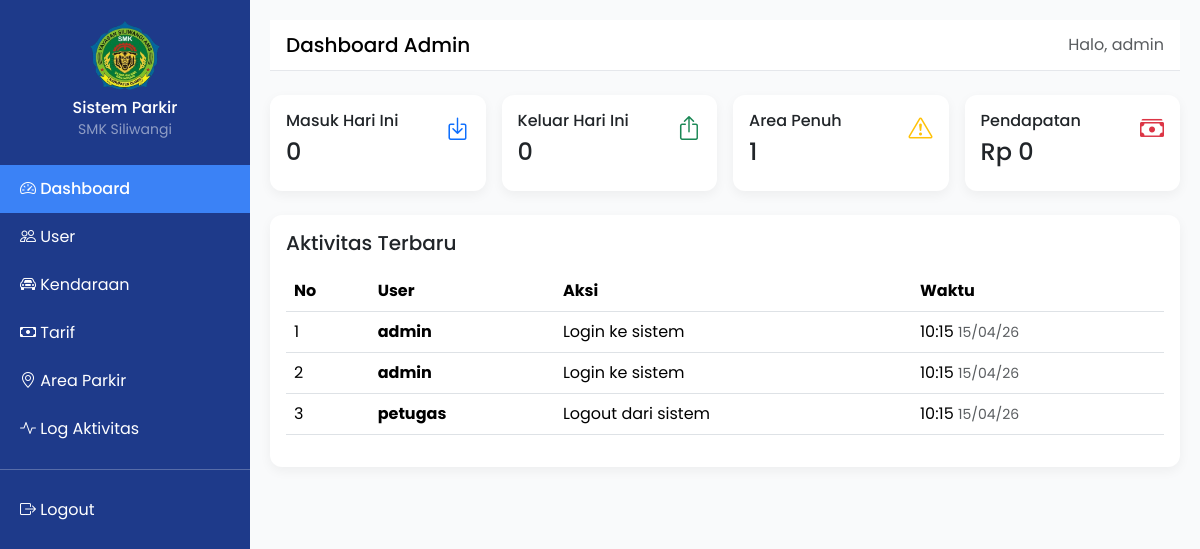
The page /parkir/dashboard/admin.php (signed in) on the database its author committed.
### tables this page shows
CREATE TABLE `tb_log_aktivitas` (
  `id_log` int(11) NOT NULL,
  `id_user` int(11) DEFAULT NULL,
  `aktivitas` varchar(100) DEFAULT NULL,
  `waktu_aktivitas` datetime DEFAULT NULL
);

CREATE TABLE `tb_user` (
  `id_user` int(11) NOT NULL,
  `nama_lengkap` varchar(50) DEFAULT NULL,
  `username` varchar(50) DEFAULT NULL,
  `password` varchar(100) DEFAULT NULL,
  `role` enum('admin','petugas','owner') DEFAULT NULL,
  `status_aktif` tinyint(1) DEFAULT NULL
);

### parkir/dashboard/admin.php (the view, shortened to what this page needs)
<?php
include "../config/koneksi.php";
$q1 = mysqli_query($conn, "
    SELECT COUNT(*) as total
    FROM tb_transaksi
    WHERE DATE(waktu_masuk) = CURDATE()
");
$masuk = mysqli_fetch_assoc($q1)['total'] ?? 0;
$q2 = mysqli_query($conn, "
    SELECT COUNT(*) as total
    FROM tb_transaksi
    WHERE status='keluar' AND DATE(waktu_keluar) = CURDATE()
");
$keluar = mysqli_fetch_assoc($q2)['total'] ?? 0;
$q3 = mysqli_query($conn, "SELECT COUNT(*) as total FROM tb_area_parkir WHERE terisi >= kapasitas");
$area_penuh = mysqli_fetch_assoc($q3)['total'] ?? 0;
$q4 = mysqli_query($conn, "
    SELECT SUM(biaya_total) as total
    FROM tb_transaksi
    WHERE status='keluar' AND DATE(waktu_keluar) = CURDATE()
");
$pendapatan = mysqli_fetch_assoc($q4)['total'] ?? 0;
$log = mysqli_query($conn, "
    SELECT l.*, u.username
    FROM tb_log_aktivitas l
    JOIN tb_user u ON l.id_user = u.id_user
    ORDER BY l.waktu_aktivitas DESC
    LIMIT 5
");
?>
<!DOCTYPE html>
<html lang="id">
<head>
    <link href="https://cdn.jsdelivr.net/npm/bootstrap@5.3.2/dist/css/bootstrap.min.css" rel="stylesheet">
    <link href="https://cdn.jsdelivr.net/npm/bootstrap-icons@1.11.1/font/bootstrap-icons.css" rel="stylesheet">
</head>
<body>
<div class="sidebar">
    <div class="text-center mb-4">
    <img src="../assets/img/logo.png"
         alt="Logo Sekolah"
         style="width:70px; height:auto;">
    <h6 class="text-white mt-2 mb-0">Sistem Parkir</h6>
    <small class="text-white-50">SMK Siliwangi</small>
</div>
    <a href="#" class="active"><i class="bi bi-speedometer2"></i> Dashboard</a>
    <a href="../crud/user.php"><i class="bi bi-people"></i> User</a>
    <a href="../crud/kendaraan.php"><i class="bi bi-car-front"></i> Kendaraan</a>
    <a href="../crud/tarif.php"><i class="bi bi-cash"></i> Tarif</a>
    <a href="../crud/area.php"><i class="bi bi-geo-alt"></i> Area Parkir</a>
    <a href="../log/log.php"><i class="bi bi-activity"></i> Log Aktivitas</a>
    <hr class="text-white">
    <a href="../auth/logout.php"><i class="bi bi-box-arrow-right"></i> Logout</a>
</div>
<div class="content">
    <nav class="navbar navbar-custom mb-4 px-3">
        <span class="navbar-brand mb-0 h5">Dashboard Admin</span>
        <span class="text-muted">Halo, <?= $_SESSION['role']; ?></span>
    </nav>
    <div class="row g-3 mb-4">
        <div class="col-md-3">
            <div class="card card-custom p-3">
                <div class="d-flex justify-content-between">
                    <div><h6>Masuk Hari Ini</h6><h4><?= $masuk ?></h4></div>
                    <i class="bi bi-box-arrow-in-down text-primary stat-icon"></i>
                </div>
            </div>
        </div>
        <div class="col-md-3">
            <div class="card card-custom p-3">
                <div class="d-flex justify-content-between">
                    <div><h6>Keluar Hari Ini</h6><h4><?= $keluar ?></h4></div>
                    <i class="bi bi-box-arrow-up text-success stat-icon"></i>
                </div>
            </div>
        </div>
        <div class="col-md-3">
            <div class="card card-custom p-3">
                <div class="d-flex justify-content-between">
                    <div><h6>Area Penuh</h6><h4><?= $area_penuh ?></h4></div>
                    <i class="bi bi-exclamation-triangle text-warning stat-icon"></i>
                </div>
            </div>
        </div>
        <div class="col-md-3">
            <div class="card card-custom p-3">
                <div class="d-flex justify-content-between">
                    <div><h6>Pendapatan</h6><h4>Rp <?= number_format($pendapatan, 0, ',', '.') ?></h4></div>
                    <i class="bi bi-cash-stack text-danger stat-icon"></i>
                </div>
            </div>
        </div>
    </div>
    <div class="card card-custom p-3">
        <h5 class="mb-3">Aktivitas Terbaru</h5>
        <div class="table-responsive">
            <table class="table table-hover">
                <thead>
                    <tr>
                        <th>No</th>
                        <th>User</th>
                        <th>Aksi</th>
                        <th>Waktu</th>
                    </tr>
                </thead>
                <tbody>
                <?php
                $no = 1;
                if (mysqli_num_rows($log) > 0) {
                    while ($l = mysqli_fetch_assoc($log)) { ?>
                    <tr>
                        <td><?= $no++ ?></td>
                        <td><strong><?= $l['username'] ?></strong></td>
                        <td><?= $l['aktivitas'] ?></td>
                        <td><?= date('H:i', strtotime($l['waktu_aktivitas'])) ?> <small class="text-muted"><?= date('d/m/y', strtotime($l['waktu_aktivitas'])) ?></small></td>
                    </tr>
                <?php } } else { ?>
                    <tr><td colspan="4" class="text-center">Belum ada aktivitas</td></tr>
                <?php } ?>
                </tbody>
            </table>
        </div>
    </div>
</div>
</body>
</html>

### parkir/dashboard/admin.php (style rules this page uses)
body { font-family: 'Poppins', sans-serif; background-color: #F9FAFB; color: #111827; }
.sidebar { width: 250px; height: 100vh; position: fixed; background-color: #1E3A8A; padding-top: 20px; }
.sidebar a { display: block; color: #fff; padding: 12px 20px; text-decoration: none; transition: 0.3s; }
.sidebar a.active { background-color: #3B82F6; font-weight: 500; }
.content { margin-left: 250px; padding: 20px; }
.navbar-custom { background-color: #fff; border-bottom: 1px solid #e5e7eb; }
.card-custom { border-radius: 12px; box-shadow: 0 4px 12px rgba(0,0,0,0.05); transition: 0.3s; border: none; }
.stat-icon { font-size: 24px; }

### rows shown on the page
tb_log_aktivitas: id_user.username "admin", aktivitas "Login ke sistem", waktu_aktivitas "10:15", waktu_aktivitas "15/04/26"
tb_log_aktivitas: id_user.username "admin", aktivitas "Login ke sistem", waktu_aktivitas "10:15", waktu_aktivitas "15/04/26"
tb_log_aktivitas: id_user.username "petugas", aktivitas "Logout dari sistem", waktu_aktivitas "10:15", waktu_aktivitas "15/04/26"

### other values the page prints
$_SESSION['role'] "admin"
$masuk "0"
$keluar "0"
$area_penuh "1"
$pendapatan "0"
